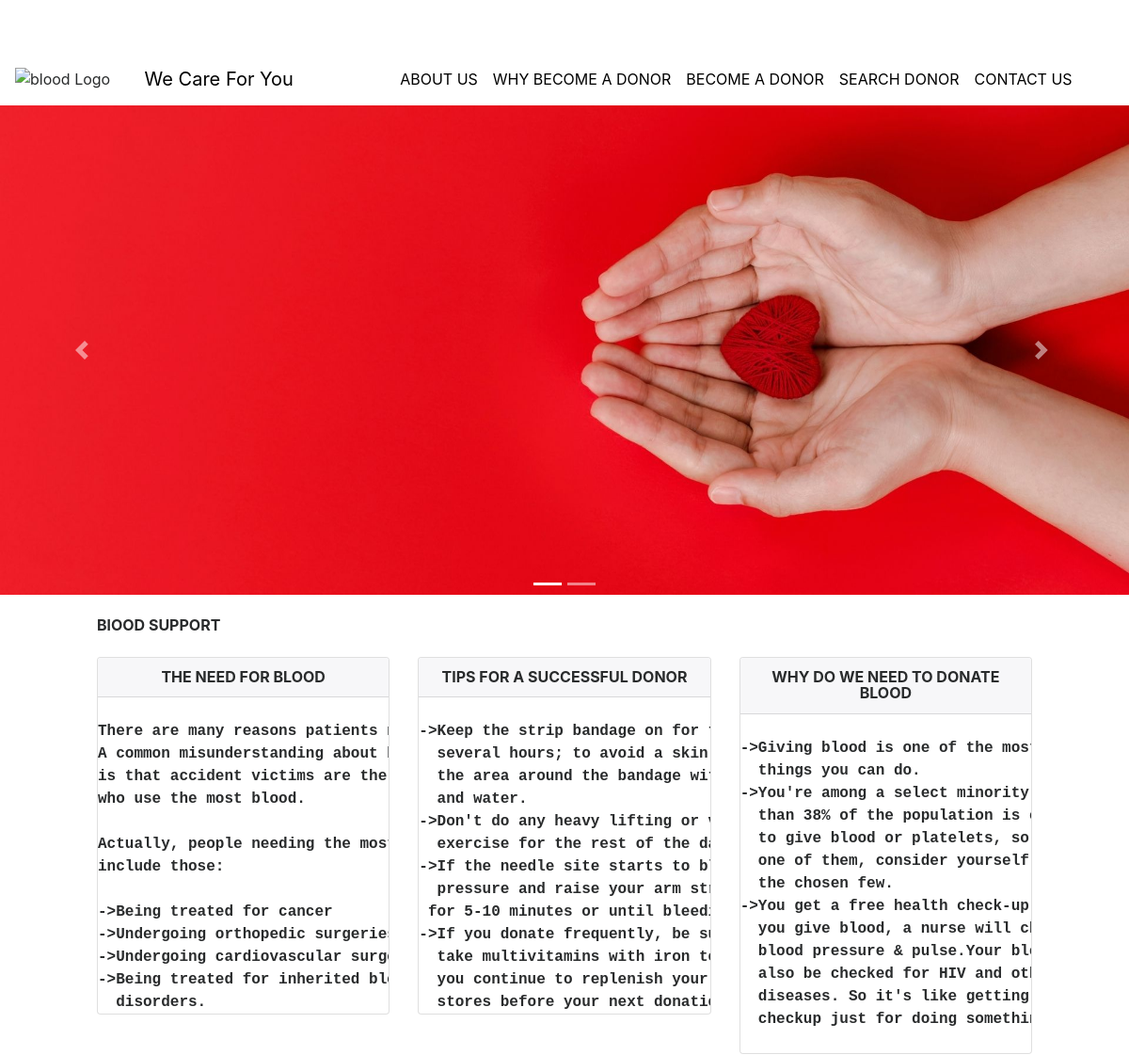
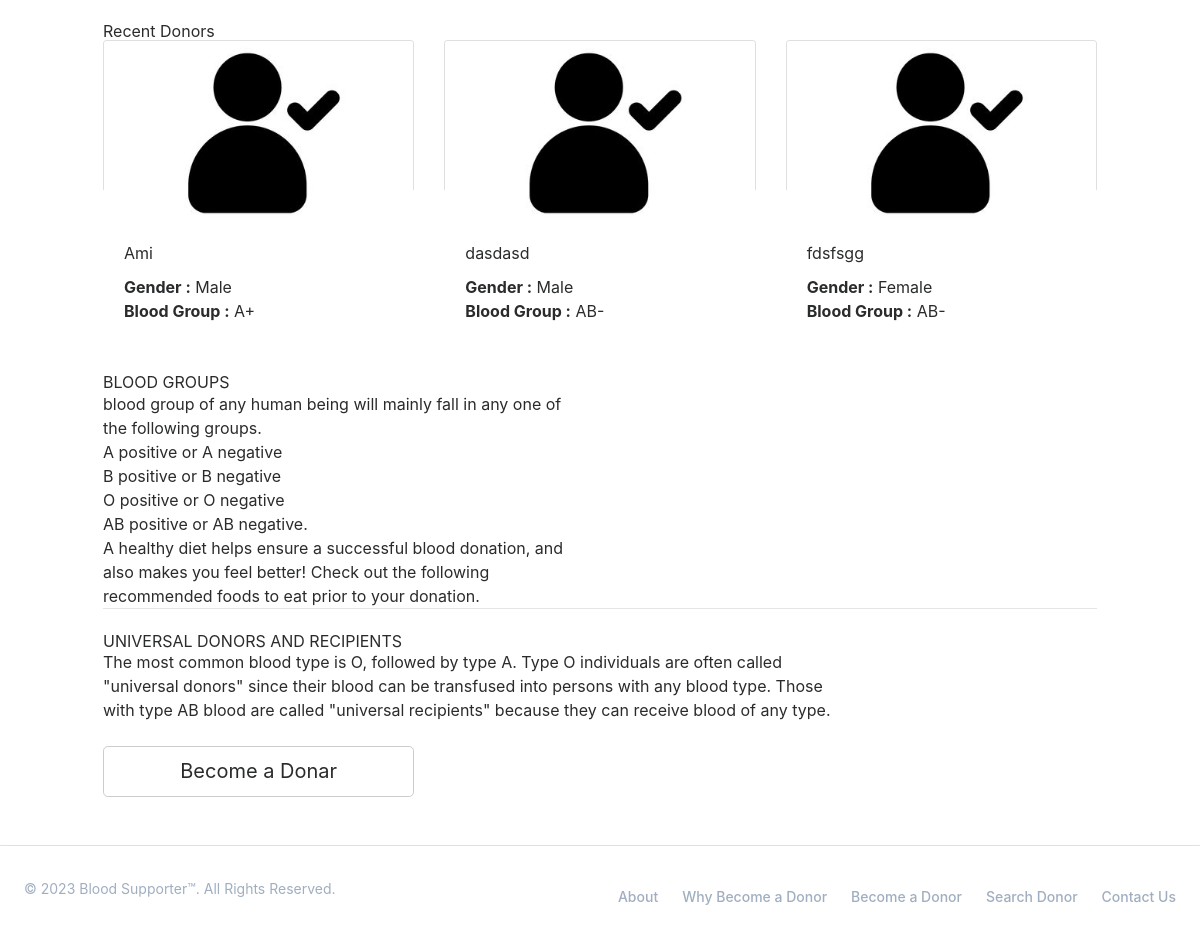
/bbdms/index.php, run on the app's committed database (2 pictures, top to bottom).
### tables this page shows
CREATE TABLE IF NOT EXISTS `tblblooddonars` (
  `id` int(11) NOT NULL,
  `FullName` varchar(100) DEFAULT NULL,
  `MobileNumber` char(11) DEFAULT NULL,
  `EmailId` varchar(100) DEFAULT NULL,
  `Gender` varchar(20) DEFAULT NULL,
  `Age` int(11) DEFAULT NULL,
  `BloodGroup` varchar(20) DEFAULT NULL,
  `Address` varchar(255) DEFAULT NULL,
  `Message` mediumtext,
  `PostingDate` timestamp NOT NULL DEFAULT CURRENT_TIMESTAMP,
  `status` int(1) DEFAULT NULL
);

### bbdms/index.php (the view, shortened to what this page needs)
<?php
include('includes/config.php');
?>
<!DOCTYPE html>
<html lang="en">
<head>
    <link href="vendor/bootstrap/css/bootstrap.min.css" rel="stylesheet">
    <link href="vendor/font-awesome/css/font-awesome.min.css" rel="stylesheet" type="text/css">
    <link href="css/modern-business.css" rel="stylesheet">
    <link href="https://unpkg.com/tailwindcss@^1.0/dist/tailwind.min.css" rel="stylesheet">
</head>
<body class="m-0">
<?php include('includes/header.php');?>
<?php include('includes/slider.php');?>
    <div class="container">
        <h1 class="my-4"><B>BlOOD SUPPORT</B></h1>
        <div class="row">
            <div class="col-lg-4 mb-4">
                <div class="card">
                    <h6 class="card-header"><B><CENTER>THE NEED FOR BLOOD</CENTER></B></h6>
                        <p class="card-text" style="padding-left:2%">
<PRE><B>
There are many reasons patients need blood.
A common misunderstanding about blood usage
is that accident victims are the patients
who use the most blood.
Actually, people needing the most blood
include those:
->Being treated for cancer
->Undergoing orthopedic surgeries
->Undergoing cardiovascular surgeries
->Being treated for inherited blood
  disorders. </B>
</PRE>
</p>
                </div>
            </div>
            <div class="col-lg-4 mb-4">
                <div class="card">
                    <h6 class="card-header"><B><CENTER>TIPS FOR A SUCCESSFUL DONOR</CENTER> </B></h6>
                        <p class="card-text" style="padding-left:2%"><PRE><B>
->Keep the strip bandage on for the next
  several hours; to avoid a skin rash,clean
  the area around the bandage with soap
  and water.
->Don't do any heavy lifting or vigorous
  exercise for the rest of the day.
->If the needle site starts to bleed, apply
  pressure and raise your arm straight up
 for 5-10 minutes or until bleeding stops.
->If you donate frequently, be sure to
  take multivitamins with iron to ensure
  you continue to replenish your iron
  stores before your next donation. </B>
</PRE>
</p>
                </div>
            </div>
            <div class="col-lg-4 mb-4">
                <div class="card">
                    <h6 class="card-header"><B><CENTER>WHY DO WE NEED TO DONATE BLOOD</CENTER></B></h6>
                        <p class="card-text" style="padding-left:2%">
<PRE><B>
->Giving blood is one of the most selfless
  things you can do.
->You're among a select minority. Less
  than 38% of the population is eligible
  to give blood or platelets, so if you're
  one of them, consider yourself among
  the chosen few.
->You get a free health check-up.Before
  you give blood, a nurse will check your
  blood pressure & pulse.Your blood may
  also be checked for HIV and other
  diseases. So it's like getting a mini
  checkup just for doing something good!
 </B>
</PRE>
</p>
                </div>
            </div>
        </div>
        <h2>Recent Donors</h2>
        <div class="row">
                   <?php
$status=1;
$sql = "SELECT * from tblblooddonars where status=:status order by rand() limit 3";
$query = $dbh -> prepare($sql);
$query->bindParam(':status',$status,PDO::PARAM_STR);
$query->execute();
$results=$query->fetchAll(PDO::FETCH_OBJ);
if($query->rowCount() > 0)
{
foreach($results as $result)
{ ?>
            <div class="col-lg-4 col-sm-6 portfolio-item">
                <div class="card h-50">
                    <a href="#"><img class="card-img-top img-fluid" src="images/blood-donor.jpg" alt="" ></a>
                    <div class="card-block">
                        <h4 class="card-title"><a href="#"><?php echo htmlentities($result->FullName);?></a></h4>
<p class="card-text"><b>  Gender :</b> <?php echo htmlentities($result->Gender);?></p>
<p class="card-text"><b>Blood Group :</b> <?php echo htmlentities($result->BloodGroup);?></p>
                    </div>
                </div>
            </div>
            <?php }} ?>
        </div>
        <div class="row">
            <div class="col-lg-6">
                <h2>BLOOD GROUPS</h2>
          <p>  blood group of any human being will mainly fall in any one of the following groups.</p>
                <ul>
<li>A positive or A negative</li>
<li>B positive or B negative</li>
<li>O positive or O negative</li>
<li>AB positive or AB negative.</li>
                </ul>
                <p>A healthy diet helps ensure a successful blood donation, and also makes you feel better! Check out the following recommended foods to eat prior to your donation.</p>
            </div>
            <div class="col-lg-6">
                <img class="img-fluid rounded" src="https://i.pinimg.com/564x/23/4f/a2/234fa2e01a34f6bb95af51457e84b2ba.jpg" alt=""><br>
            </div>
        </div>
        <hr>
        <br>
        <div class="row mb-5">
            <div class="col-md-9">
            <h5>UNIVERSAL DONORS AND RECIPIENTS</h5>
                <p>
The most common blood type is O, followed by type A.
Type O individuals are often called "universal donors" since their blood can be transfused into persons with any blood type. Those with type AB blood are called "universal recipients" because they can receive blood of any type.</p>
            </div>
            <div class="col-md-4"><br>
                <a class="btn btn-lg btn-secondary btn-block" href="become-donar.php">Become a Donar</a>
            </div>
        </div>
    </div>
  <?php include('includes/footer.php');?>
</body>
</html>

### bbdms/css/modern-business.css (style rules this page uses)
body { padding-top: 54px; }
@media (min-width: 992px) { body { padding-top: 56px; } }
.portfolio-item { margin-bottom: 30px; }

### data on the page
tblblooddonars: FullName "Ami", Gender "Male", BloodGroup "A+"
tblblooddonars: FullName "dasdasd", Gender "Male", BloodGroup "AB-"
tblblooddonars: FullName "fdsfsgg", Gender "Female", BloodGroup "AB-"
